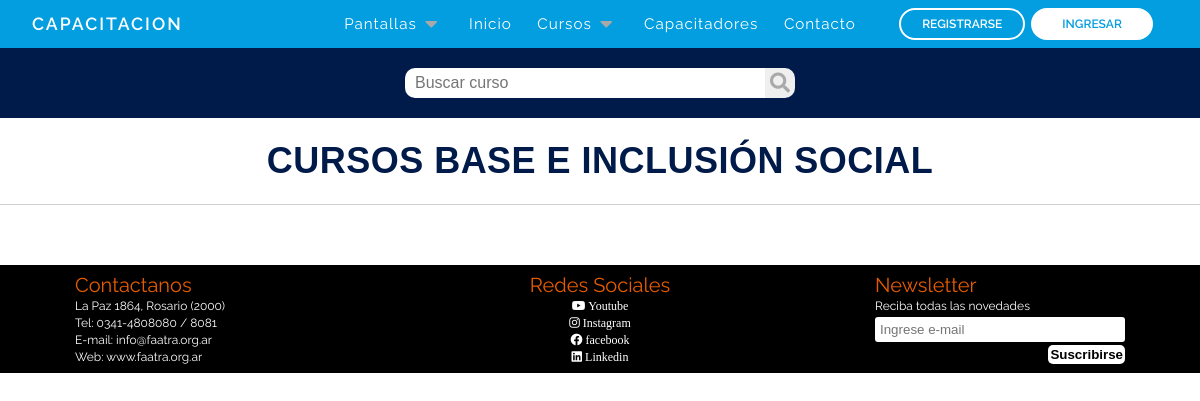
/cursosBases.php, run on an earlier commit of the app's database.
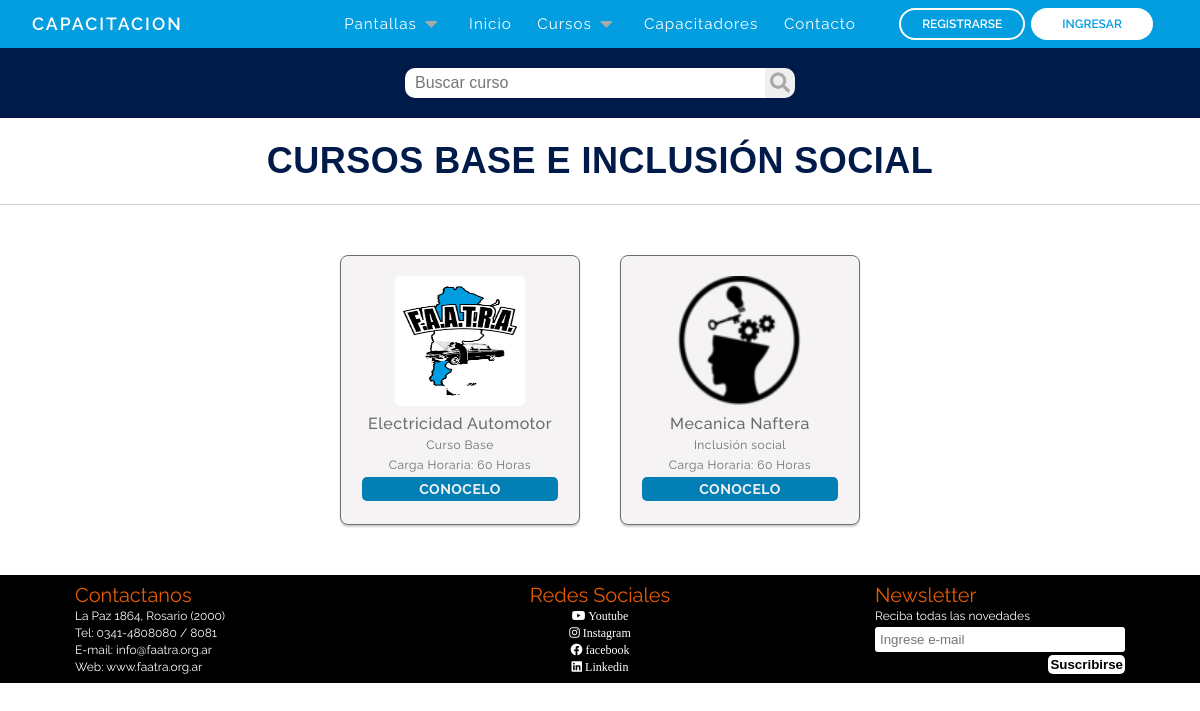
And on a later commit of the database.
### tables this page shows
CREATE TABLE `cursos` (
  `id` int(11) NOT NULL,
  `nombre` varchar(120) NOT NULL,
  `nivel_curso` int(10) NOT NULL,
  `descripcion` varchar(1000) NOT NULL,
  `logo_curso` varchar(255) NOT NULL,
  `carga_horaria` int(10) NOT NULL,
  `fecha_inicio` date NOT NULL,
  `fecha_fin` date NOT NULL,
  `id_capacitador` int(10) NOT NULL,
  `id_modalidad` int(10) NOT NULL
);

CREATE TABLE `niveles_cursos` (
  `id` int(10) NOT NULL,
  `nivel` varchar(60) NOT NULL,
  `carga_horaria` varchar(20) NOT NULL,
  `sub_indice` int(1) NOT NULL
);

### cursosBases.php (the view, shortened to what this page needs)
<?php
require_once('bd/conexion.php');
if (isset( $_POST['input-buscador'])) {
  $palabra = $_POST['input-buscador'];
  try {
    $bus = $pdo->prepare("SELECT cursos.id, cursos.nombre, cursos.logo_curso, niveles_cursos.carga_horaria, niveles_cursos.nivel, niveles_cursos.carga_horaria from cursos INNER JOIN niveles_cursos ON cursos.nivel_curso = niveles_cursos.id WHERE LOWER(cursos.nombre) LIKE LOWER('%$palabra%') AND cursos.nivel_curso = 5 OR LOWER(cursos.nombre) LIKE LOWER('%$palabra%') and cursos.nivel_curso = 6");
  $bus->execute();
} catch(PDOException $e) {
  echo $e->getMessage();
}
} else {
  $bus = $pdo->prepare('SELECT * FROM cursos INNER JOIN niveles_cursos ON cursos.nivel_curso = niveles_cursos.id WHERE cursos.nivel_curso = 5 OR cursos.nivel_curso = 6');
    $bus->execute();
  }
?>
<!DOCTYPE html>
<html lang="es">
<head>
    <link rel="stylesheet" href="https://use.fontawesome.com/releases/v5.15.4/css/all.css"
 />
    <link rel="stylesheet" href="reset.css">
    <link rel="stylesheet" href="css/cursosBases.css">
    <link rel="stylesheet" href="css/footer.css">
</head>
<body>
    <?php require_once "nav.php" ?>
  <form action="" method="POST">
  <div class="header-content">
      <input type="text" class="input-buscador" id="input-buscador" name="input-buscador" placeholder="Buscar curso">
    <button type="text" id="buscador" name="buscador" class="buscador"><i class="fas fa-search"></i></button>
  </div>
</form>
    <main>
      <form action="" method="POST">
        <div>
          <p class="title">CURSOS BASE E INCLUSIÓN SOCIAL</p>
        </div>
        <div class="container-capacitadores " id="lista-capacitadores">
          <?php while($res = $bus->fetch(PDO::FETCH_ASSOC)) { ?>
          <div class="card">
              <a href="<?= 'cursosBases.php?id='.$res['id'] ?>" class="linkCapacitador">
                <img src="images/cursos/<?= $res['logo_curso']?>" class="card-img" alt="<? $res['cursos.nombre']?>">
                <h4><?= $res['nombre']?>
                  </h4>
                <p><?= $res['nivel']?>
                  </p>
                <span style="font-size: 12px;">Carga Horaria: <?= $res['carga_horaria']?>
          </span>
              </a>
              <a href="<?= 'capacitador.php?id='.$res['id'] ?>" class="button agregar-carrito">CONOCELO</a>
            </div>
            <?php } ?>
          </div>
      </form>
    </main>
    <?php include_once "footer.php" ?>
  </body>
</html>

### nav.php (shortened to what this page needs)
<!DOCTYPE html>
<html lang="en">
<head>
    <link rel="stylesheet" href="https://use.fontawesome.com/releases/v5.15.4/css/all.css" />
    <link rel="stylesheet" href="css/nav.css">
</head>
<body>
    <nav >
        <div class="containerNav">
            <div class="logo-container">
                <h3 class="logonav"><a class="ancor-nav" href="index.php">CAPACITACION</a></h3>
            </div>
            <div class="nav-btn">
                <div class="nav-links">
                    <ul>
                        <li class="nav-link" style="--i: .85s">
                            <a href="#">Pantallas<i class="fas fa-caret-down"></i></a>
                        </li>
                        <li class="nav-link" style="--i: .6s">
                            <a href="index.php">Inicio</a>
                        </li>
                        <li class="nav-link" style="--i: .85s">
                            <a href="#">Cursos<i class="fas fa-caret-down"></i></a>
                        </li>
                        <li class="nav-link" style="--i: 1.1s">
                            <a href="capacitadores.php">Capacitadores</a>
                        </li>
                        <li class="nav-link" style="--i: 1.35s">
                            <a href="contacto.php">Contacto</a>
                        </li>
                    </ul>
                    </div>
                        <div class="buttons" style="--i: 1.8s">
                            <a href="formularioRegistro.php" class="btn btnRegistrese transparent">Registrarse</a>
                            <a href="login.php" class="btn btnIngresar solid" id="abrirModal">Ingresar</a>
                        </div>
                    </div>
        </div>
    </nav>
</body>
</html>

### footer.php (shortened to what this page needs)
<footer class="footer">
        <form action="" method="POST" class="footer-item ">
            <h2 class="footer-title">Contactanos</h2>
            <ul>
                <li> La Paz 1864, Rosario (2000) </li>
                <li> Tel: 0341-4808080 / 8081 </li>
                <li> E-mail: info@faatra.org.ar </li>
                <li><a href='https://www.faatra.org.ar' target="_blank" rel="noopener noreferrer" class="web">Web: www.faatra.org.ar</a></li>
            </ul>
        </form>
        <div class="footer-item redes">
            <h2 class="footer-title"> Redes Sociales </h2>
            <ul>
                <li><i class="fab fa-youtube"><a href="https://www.youtube.com/@faatra" target="_blank" rel="noopener noreferrer"> Youtube</a></i>
                <li><i class="fab fa-instagram"><a href='https://www.instagram.com/faatraargentina/' target="_blank" rel="noopener noreferrer"> Instagram</a></i>
                <li><i class="fab fa-facebook"><a href="https://www.facebook.com/FAATRArgentina" target="_blank" rel="noopener noreferrer"> facebook</a></i>
                <li><i class="fab fa-linkedin"><a href="https://linkedin.com/in/faatra-argentina-1616b51a5/" target="_blank" rel="noopener noreferrer"> Linkedin</a></i>
            </ul>
        </div>
        <form class="footer-item newsletter" method="POST">
            <h2 class="footer-title"> Newsletter </h2>
            <ul class="news-input">
                <li>Reciba todas las novedades</li>
                <input type="email" class="input-news"  placeholder="Ingrese e-mail" name="email">
                <button type="submit" value="suscribirse" name="submit" class="btnNews">Suscribirse
            </ul>
</form>
    </footer>

### css/cursosBases.css (style rules this page uses)
main { margin: 0; padding: 0; box-sizing: border-box; letter-spacing: 0.03em; line-height: 1; background: #fff; }
.title { text-align: center; font-size: 36px; font-weight: bold; margin-bottom: 20px; color: #001a49; font-family: 'Franklin Gothic Medium', 'Arial Narrow', Arial, sans-serif }
p { padding: 5px 0px; }
.header-content { height: 70px; background-color: #001a49; width: 100%; display: flex; justify-content: center; align-items: center; margin-bottom: 20px; }
.card { padding: 10px; }
.linkCapacitador { margin: 0; padding: 0; text-decoration: none; color: #6d6d6d; }
.input-buscador { height: 30px; width: 30%; border-radius: 10px 0 0 10px; padding: 0 50px 0 10px ; font-size: 16px; border: none; }
button { border: none; border-radius: 0 10px 10px 0; }
.fas { padding: 5px; font-size: 20px; color: darkgrey; border-radius: 0 10px 10px 0; }
.button { background:#027fb5; text-decoration: none; padding: 10px; font-size: 14px; margin-top: 15px; border-radius: 5px; color: #f2f2f2; font-weight: 700; }
.container-capacitadores { width: 100%; max-width: 1200px; border-top: 1px solid rgb(210, 209, 209); height: auto; display: flex; flex-wrap: wrap; justify-content: center; margin: auto; padding: 30px 0px; }
.container-capacitadores .card { width: 240px; height: 270px; background: #f5f3f3; background-size: cover; color:#6d6d6d; border-radius: 8px; border:1px solid; box-shadow: 0 2px 2px rgba(0,0,0,0.2); overflow: hidden; margin: 20px 20px; text-align: center; align-items: center; transition: all 0.25s; }
.container-capacitadores .card img { width: 130px; height: 130px; margin: 5px; border-radius: 5px; cursor: pointer; }
.container-capacitadores .card h4 { font-weight: 500; font-size: 16px; padding: 2px 0px; width: 100%; font-family: 'Raleway', sans-serif !important; }
.container-capacitadores .card p { padding-top: 5px 0px; margin: 0px; font-size: 12px; font-family: 'Raleway', sans-serif !important; }
.container-capacitadores .card a { padding: 5px; display: block; width: 90%; margin: 0 auto; font-family: 'Raleway', sans-serif !important; }

### css/footer.css (style rules this page uses)
.footer { display: flex; justify-content: space-around; flex-wrap: wrap; margin: 0; padding: 5px 0; background-color: #000; color: #fff; }
.footer-item { width: 250px; }
.footer-title { font-family: 'Raleway', sans-serif !important; color: #e65b00; font-size: 20px; margin: 5px 0; }
.footer ul li { font-family: 'Raleway', sans-serif !important; list-style: none; margin: 5px 0; font-size: 12px; }
.input-news { border: none; border-radius: 3px; padding: 5px 0; }
input.input-news { padding-left: 5px; width: 100%; }
.redes { text-align: center; cursor: pointer; }
.redes ul li a { color: #fff; }
.web { font-family: 'Raleway', sans-serif !important; text-decoration: none; color: #fff; }
.btnNews { font-weight: bold; cursor: pointer; padding: 2px; background: #ffffff; border-radius: 5px; margin-top: 3px; float: right; }

### css/nav.css (style rules this page uses)
* { padding: 0; margin: 0; box-sizing: border-box; }
ul { list-style: none; }
.ancor-nav { text-decoration: none; color: #fff; }
a { text-decoration: none; }
nav { font-family: 'Raleway', sans-serif !important; position: sticky; top: 0px; background-color: #029ee0; width: 100%; z-index: 1000; }
.containerNav { padding: 0 32px; margin: 0 auto; display: flex; position: relative; }
.logo-container { flex: 1; display: flex; align-items: center; }
.nav-btn { flex: 3; display: flex; }
.nav-links { flex: 2; }
.buttons { display: flex; justify-content: center; align-items: center; flex: 1; }
.logonav { color: #fff; font-size: 1.1rem; font-weight: 600; letter-spacing: 2px; text-transform: uppercase; line-height: 3rem; }
.btn { display: inline-block; padding: 8px 21px; font-size: 12px; font-weight: 600; border: 2px solid #fff; border-radius: 32px; line-height: 1; margin: 0 3px; transition: .3s; text-transform: uppercase; }
.btn.solid, .btn.transparent:hover { background-color: #fff; color: #029ee0; }
.btn.transparent, .btn.solid:hover { background-color: transparent; color: #fff; }
.nav-links > ul { display: flex; justify-content: center; align-items: center; }
.nav-link { position: relative; }
.nav-link > a { line-height: 3rem; color: #fff; padding: 0 .8rem; letter-spacing: 1px; font-size: .95rem; display: flex; align-items: center; justify-content: space-between; transition: .5s; }
.nav-link > a > i { margin-left: .2rem; }
.btnIngresar { padding-right: 29px; padding-left: 29px; }

What changed in the data, as far as the page shows it:
added cursos: logo_curso (picture), nombre "Electricidad Automotor", niveles_cursos.nivel "Curso Base", niveles_cursos.carga_horaria "60 Horas"
added cursos: logo_curso (picture), nombre "Mecanica Naftera", niveles_cursos.nivel "Inclusión social", niveles_cursos.carga_horaria "60 Horas"
